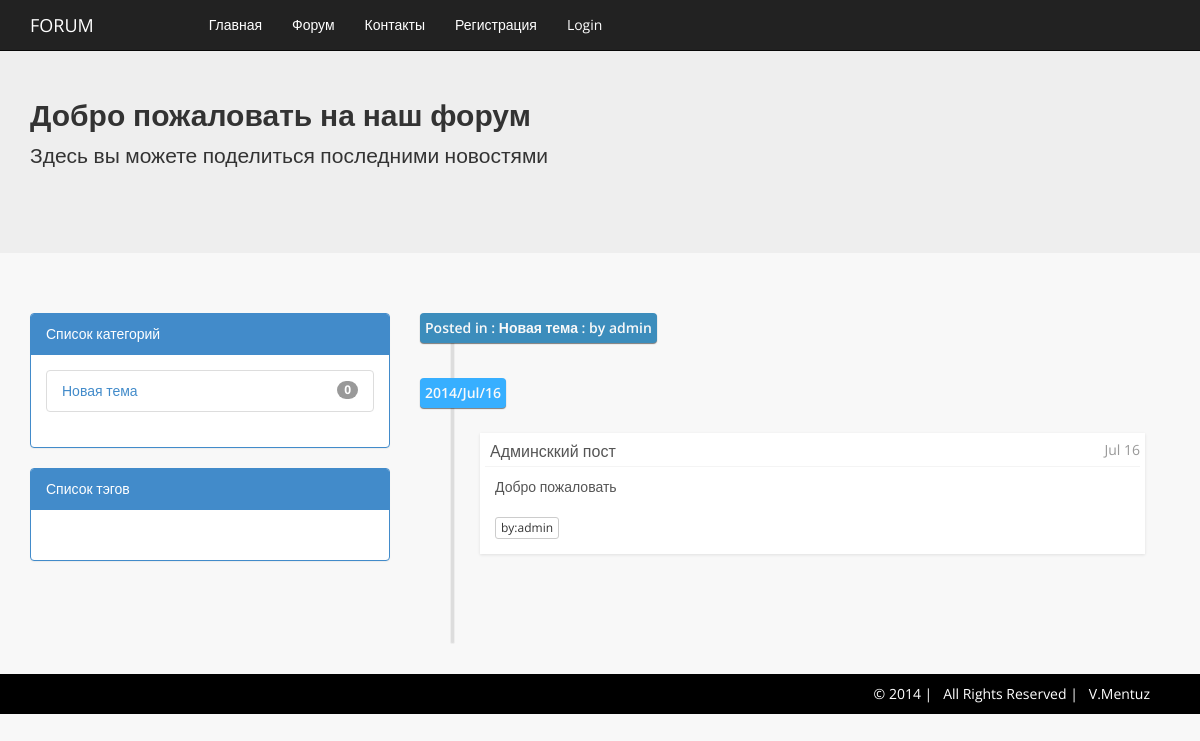
The app's page /, older data.
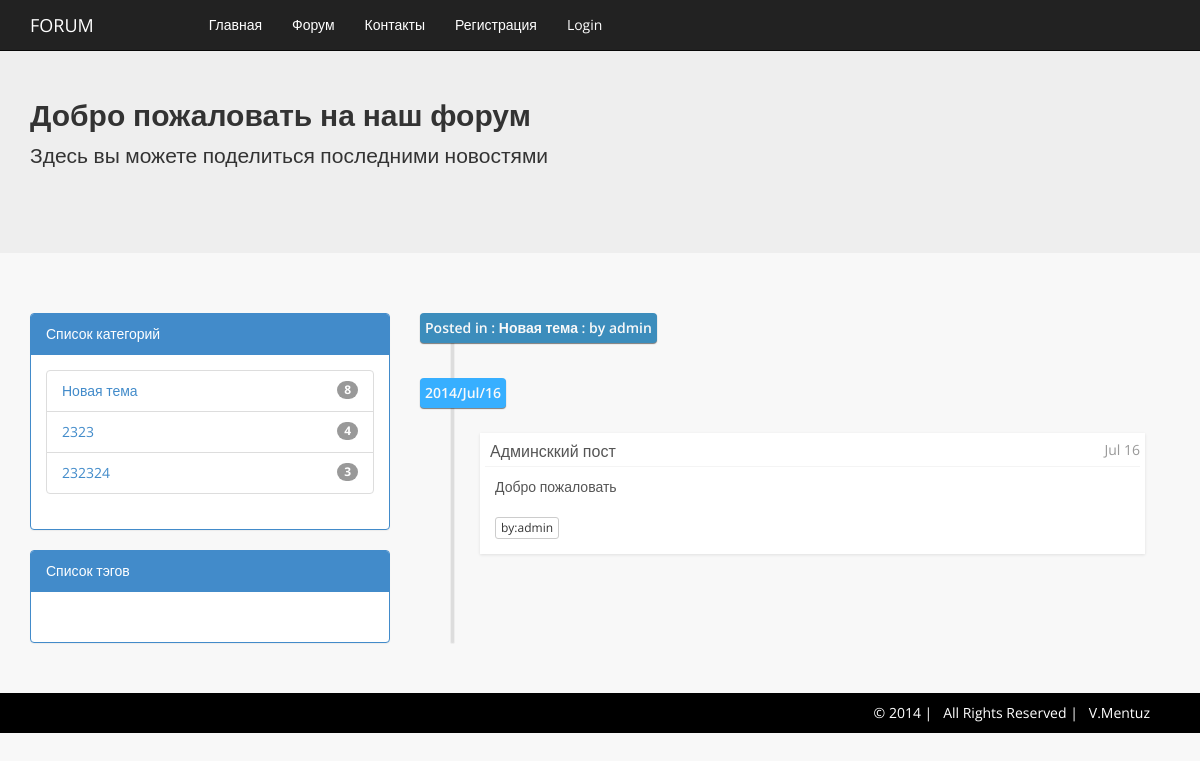
The same page, newer data.
### tables this page shows
CREATE TABLE `f_categories` (
  `id` int(8) unsigned NOT NULL AUTO_INCREMENT,
  `title` varchar(255) DEFAULT NULL,
  `messNum` int(8) unsigned DEFAULT NULL,
  `user_id` int(8) unsigned DEFAULT NULL,
  PRIMARY KEY (`id`),
  UNIQUE KEY `Unique_title` (`title`)
);

CREATE TABLE `f_posts` (
  `id` int(8) unsigned NOT NULL AUTO_INCREMENT,
  `category_id` int(8) unsigned DEFAULT NULL,
  `user_id` int(8) unsigned DEFAULT NULL,
  `title` varchar(255) DEFAULT NULL,
  `text` varchar(255) DEFAULT NULL,
  `dateAdd` datetime DEFAULT NULL,
  PRIMARY KEY (`id`),
  KEY `FK_posts_2_users` (`user_id`),
  KEY `FK_posts_2_categories` (`category_id`),
  CONSTRAINT `FK_posts_2_categories` FOREIGN KEY (`category_id`) REFERENCES `f_categories` (`id`),
  CONSTRAINT `FK_posts_2_users` FOREIGN KEY (`user_id`) REFERENCES `f_users` (`id`)
);

CREATE TABLE `f_users` (
  `id` int(8) unsigned NOT NULL AUTO_INCREMENT,
  `login` varchar(255) DEFAULT NULL,
  `dateAdd` datetime DEFAULT NULL,
  `email` varchar(255) DEFAULT NULL,
  `password` varchar(255) DEFAULT NULL,
  `about` varchar(255) DEFAULT NULL,
  `status_id` int(8) unsigned DEFAULT NULL,
  PRIMARY KEY (`id`),
  UNIQUE KEY `Unique_user` (`login`,`email`),
  KEY `status_id` (`status_id`),
  CONSTRAINT `FK_users_2_statuses` FOREIGN KEY (`status_id`) REFERENCES `f_statuses` (`id`)
);

### index.php (called while the page is built, shortened)
<?php
include ("inc/classes/Storage.php");
include ("inc/classes/ContentManager.php");
include ("inc/classes/Paginator.php");
(isset($_GET['page'])) ? $fileManager = new ContentManager($_GET['page']) : $fileManager = new ContentManager('main');
include ($fileManager->modifyDirectory);
include ("view/layout/header.php");
include ($fileManager->tplDirectory);
include ("view/layout/footer.php");

### inc/classes/Storage.php (called while the page is built, shortened)
<?php
class Storage implements Data {
    public $dsn = 'mysql:dbname=vm_forum;host=127.0.0.1';
    public $user = 'root';
    public $password = '';
    private $type;
    public function __construct($type) {
        $this->type = $type;
    }
    public function connect() {
        if ($this->type == 1) {
            try {
                $this->dbh = new PDO($this->dsn, $this->user, $this->password);
            } catch (PDOException $e) {
                echo 'Connection failed: ' . $e->getMessage();
            }
        }
    }
    public function getCategories($order) {
        $query = "SELECT id,title,$order FROM f_categories ORDER BY $order DESC";
        $sth = $this->dbh->prepare($query);
        $sth->execute();
        $this->data = $sth->fetchAll(PDO::FETCH_ASSOC);
        return $this->data;
        }
    public function getPosts($userID) {
        $query = "SELECT
					f_posts.id,
					f_posts.title,
					f_posts.text,
					f_posts.dateAdd AS dateAdd,
					f_users.login,
					f_categories.title AS cat_title
					FROM
					f_users
					INNER JOIN f_posts ON f_posts.user_id = f_users.id
					INNER JOIN f_categories ON f_posts.category_id = f_categories.id
					WHERE
					f_users.id = $userID
					ORDER BY dateAdd DESC";
        $sth = $this->dbh->prepare($query);
        $sth->execute();
        $this->data = $sth->fetchAll(PDO::FETCH_ASSOC);
        $i = 0;
        foreach ($this->data as $value) {
            $query = "SELECT
					f_tags.name AS TagName
					FROM
					f_posts
					INNER JOIN f_tag2post ON f_posts.id = f_tag2post.post_id
					INNER JOIN f_tags ON f_tag2post.tag_id = f_tags.id
					WHERE f_posts.id = $value[id]";
            $sth = $this->dbh->prepare($query);
            $sth->execute();
            $this->tags = $sth->fetchAll(PDO::FETCH_ASSOC);
            array_unshift($this->data[$i], $this->tags);
            $i++;
        }
        return $this->data;
    }
}

### controller/mainController.php (called while the page is built, shortened)
<?php
$data = new Storage(1);
$data->connect();
$categories = $data->getCategories('messNum');
(isset($_SESSION['userName'])) ? $posts = $data->getPosts($_SESSION['userID']) : $posts = $data->getPosts('7');

### inc/classes/ContentManager.php (the view, shortened to what this page needs)
<?php
class ContentManager {
    public static function renderCategories(array $data, $printedData) {
        $html = "<ul class='list-group'>";
        foreach ($data as $value) {
            $html .= "<li class='list-group-item'>";
            $html .= "<span class='badge'>" . $value["$printedData"] . "</span><a href='index.php?page=forum_in&cat_id=" . $value['id'] . " '>" . $value['title'] . "</a>";
            $html .= "</li>";
        }
        $html .= "</ul>";
        return $html;
    }
    public static function renderPost(array $data) {
        $html = "";
        $posts=new Paginator($data);
        $paginHtml=$posts->getHtmlPagin($data);
        foreach ($posts->dataSlices as $value) {
            $html .="<li class='time-label'>";
            $html .="<span class='bg-light-blue'>Posted in : " . $value['cat_title'] . " : by " . $value['login'];
            $html .="</span>";
            $html .="<br />";
            $html .="<br />";
            $html .="</li>";
            $html .="<li class='time-label'>";
            $html .="<span class='bg-blue'>";
            $html .= date("Y/M/d", strtotime($value['dateAdd']));
            $html .="</span>";
            $html .="</li>";
            $html .="<li>";
            $html .="";
            $html .="<div class='timeline-item'>";
            $html .="<span class='time'>" . date("M d", strtotime($value['dateAdd'])) . "</span>";
            $html .="<h3 class='timeline-header'>" . $value['title'] . "</h3>";
            $html .="<div class='timeline-body'>";
            $html .=$value['text'];
            $html .="</div>";
            $html .="<div class='timeline-footer'>";
            $html .="<a class='btn btn-default btn-xs'>by:" . $value['login'] . "</a>";
            $html .="</div>";
            $html .="</div>";
            $html .="</li>";
        }
        $html .= $paginHtml;
        return $html;
    }
}

Row changes from the older to the newer data that the page shows:
changed f_categories "Новая тема": messNum "0" → "8"
added f_categories: messNum "4", title "2323"
added f_categories: messNum "3", title "232324"
